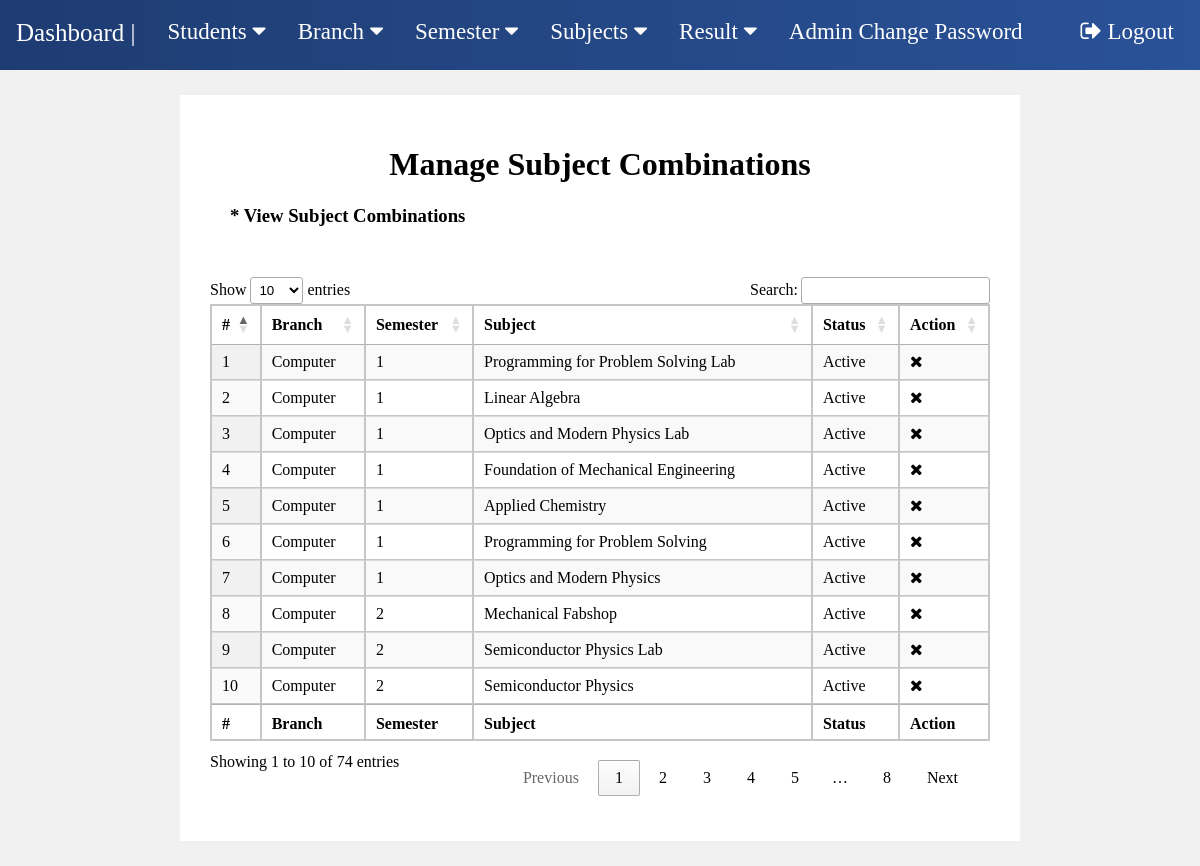
Page /manage-subjcomb.php (signed in) on the committed database.
### tables this page shows
CREATE TABLE `subject_comb` (
  `comb_id` int(200) NOT NULL,
  `branch_id` int(50) NOT NULL,
  `sem_id` int(9) NOT NULL,
  `subj_id` int(200) NOT NULL,
  `status` int(1) NOT NULL
);

CREATE TABLE `branch` (
  `branch_id` int(50) NOT NULL,
  `branch` varchar(100) NOT NULL
);

CREATE TABLE `semester` (
  `sem_id` int(9) NOT NULL,
  `semester` int(100) NOT NULL
);

CREATE TABLE `subjects` (
  `subj_id` int(200) NOT NULL,
  `subj_name` varchar(200) NOT NULL,
  `subj_code` varchar(100) NOT NULL,
  `status` int(1) NOT NULL
);

### manage-subjcomb.php (the view, shortened to what this page needs)
<?php
include "includes/connection.php";
?>
<!DOCTYPE html>
<html lang="en">
<head>
    <link rel="stylesheet" type="text/css" href="css/fp1.css?version=51">
	<link rel="stylesheet" href=
"https://cdn.datatables.net/1.10.22/css/jquery.dataTables.min.css" />
</head>
<body>
    <?php include "nav.php";?>
    <div class="m2">
        <h1 style="text-align:center;">Manage Subject Combinations</h1>
        <h3 style="margin : 20px; margin-bottom:50px">* View Subject Combinations</h3>
        <table id="tableID" class="display">
            <thead  >
                <tr >
                    <th >#</th>
                    <th>Branch</th>
                    <th>Semester</th>
                    <th>Subject</th>
                    <th>Status</th>
                    <th>Action</th>
                </tr>
            </thead>
            <tfoot>
                <tr>
                    <th >#</th>
                    <th>Branch</th>
                    <th>Semester</th>
                    <th>Subject</th>
                    <th>Status</th>
                    <th>Action</th>
                </tr>
            </tfoot>
            <tbody>
<?php
$sql = "SELECT branch.branch, semester.semester, subjects.subj_name, subject_comb.comb_id as scid, subject_comb.status from subject_comb join branch on subject_comb.branch_id = branch.branch_id join semester on subject_comb.sem_id = semester.sem_id join subjects on subjects.subj_id = subject_comb.subj_id order by semester";
$result = mysqli_query($conn, $sql);
$c = 1;
$num = mysqli_num_rows($result);
if($num > 0){
    while($row = mysqli_fetch_assoc($result)){
        ?>
        <tr>
            <td><?php echo $c;?></td>
            <td><?php echo $row['branch'];?></td>
            <td><?php echo $row['semester'];?></td>
            <td><?php echo $row['subj_name'];?></td>
            <td><?php if($row['status'] == 1){
                echo "Active";
            }
            else{
                echo "Blocked";
            };?></td>
<td>
<?php if($row['status']=='0')
{ ?>
<a href="manage-subjcomb.php?acid=<?php echo $row['scid'];?>" onclick="confirm('Do you really want to ativate this subject');"><i class="fa fa-check" title="Acticvate Record"></i> </a><?php } else {?>
<a href="manage-subjcomb.php?did=<?php echo $row['scid'];?>" onclick="confirm('Do you really want to deativate this subject');"><i class="fa fa-times" title="Deactivate Record"></i> </a>
<?php }?>
</td>
</tr>
        <?php
        $c++;
    }
}
?>
            </tbody>
        </table>
    </div>
</body>
</html>

### css/fp1.css (style rules this page uses)
body { background-color: rgb(241, 241, 241); margin: 0; }
table { border: 1px solid rgb(199, 197, 197); margin: auto auto; border-collapse: collapse; width: 95%; margin-bottom: 50px; }
th, td { border-collapse: collapse; padding: 8px; text-align: left; border: 1px solid rgb(199, 197, 197); border-collapse: collapse; }
th { text-align: left; }
a { text-decoration: none; color: black; }
.m2 { background-color:White; border: 30px solid white; margin : 25px auto; width: 65%; }

### rows in the picture
subject_comb: branch.branch "Computer", sem.semester "1", subj.subj_name "Programming for Problem Solving Lab", status "Active"
subject_comb: branch.branch "Computer", sem.semester "1", subj.subj_name "Linear Algebra", status "Active"
subject_comb: branch.branch "Computer", sem.semester "1", subj.subj_name "Optics and Modern Physics Lab", status "Active"
subject_comb: branch.branch "Computer", sem.semester "1", subj.subj_name "Foundation of Mechanical Engineering", status "Active"
subject_comb: branch.branch "Computer", sem.semester "1", subj.subj_name "Applied Chemistry", status "Active"
subject_comb: branch.branch "Computer", sem.semester "1", subj.subj_name "Programming for Problem Solving", status "Active"
subject_comb: branch.branch "Computer", sem.semester "1", subj.subj_name "Optics and Modern Physics", status "Active"
subject_comb: branch.branch "Computer", sem.semester "2", subj.subj_name "Mechanical Fabshop", status "Active"
subject_comb: branch.branch "Computer", sem.semester "2", subj.subj_name "Semiconductor Physics Lab", status "Active"
subject_comb: branch.branch "Computer", sem.semester "2", subj.subj_name "Semiconductor Physics", status "Active"
